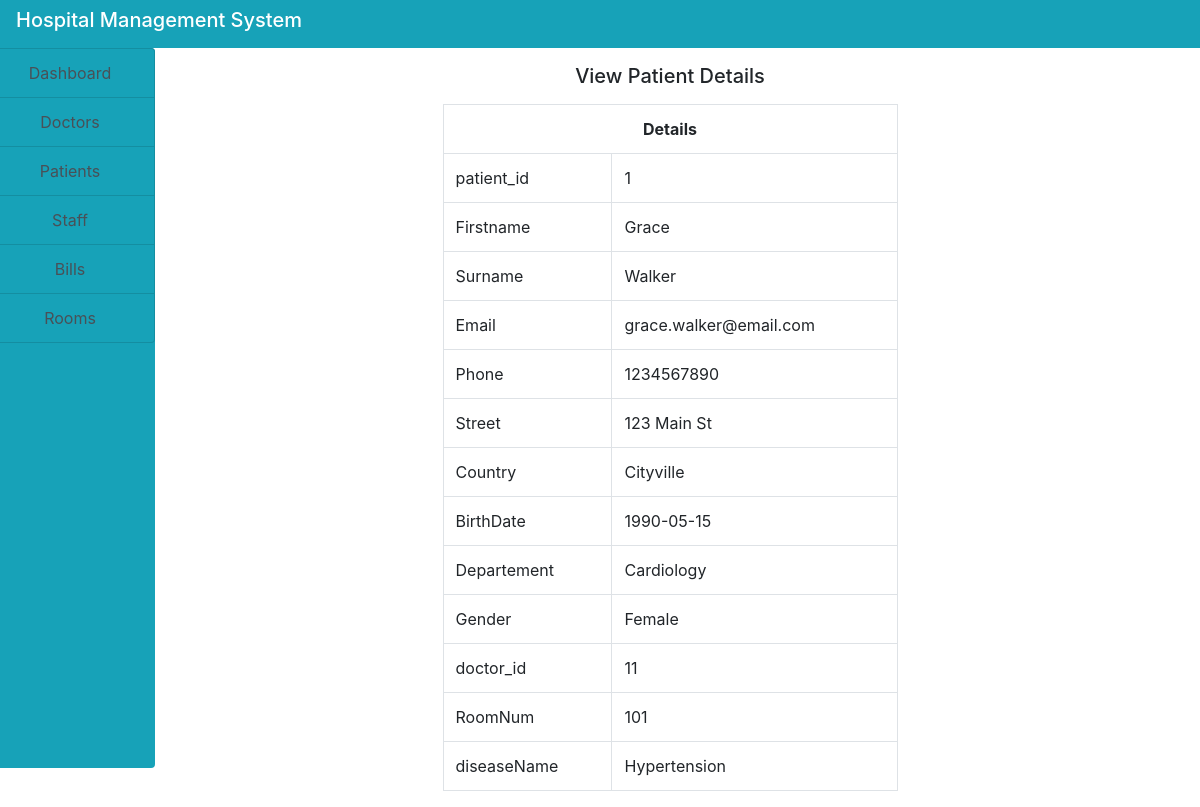
Screenshot of /admin/view.php?id=1 with the database file from the repository.
### tables this page shows
CREATE TABLE `patient` (
  `patient_id` int(11) NOT NULL,
  `FirstName` varchar(20) DEFAULT NULL,
  `LastName` varchar(20) DEFAULT NULL,
  `Email` varchar(50) DEFAULT NULL,
  `Phone` int(11) DEFAULT NULL,
  `Street` varchar(50) DEFAULT NULL,
  `City` varchar(50) DEFAULT NULL,
  `BirthDate` date DEFAULT NULL,
  `Departement` varchar(50) DEFAULT NULL,
  `Gender` varchar(20) DEFAULT NULL,
  `doctor_id` int(11) DEFAULT NULL,
  `RoomNum` int(11) DEFAULT NULL
);

CREATE TABLE `disease` (
  `DiseaseID` int(11) NOT NULL,
  `diseaseName` varchar(50) DEFAULT NULL
);

### admin/view.php (the view, shortened to what this page needs)
<!DOCTYPE html>
<html>
<head>
</head>
<body>
<?php
    include("../include/header.php");
    include("../include/connection.php");
?>
  <div class="col-fluid">
       <div class="col-md-12">
            <div class="row">
                 <div class="col-md-2" style="margin-left: -30px">
                     <?php
                         include("sidenav.php");
                     ?>
                 </div>
                 <div class="col-md-10">
                       <h5 class="text-center my-3">View Patient Details</h5>
                     <?php
                       if (isset($_GET['id'])){
                           $id = $_GET['id'];
                           $query = "SELECT * FROM patient WHERE patient_id='$id'";
                           $query2="SELECT b.patientID ,c.diseaseName FROM patientdisease b
                           join disease c on b.diseaseID=c.DiseaseID;";
                           $res = mysqli_query($con,$query);
                           $res2=mysqli_query($con,$query2);
                           $row = mysqli_fetch_array($res);
                           $row2=mysqli_fetch_array($res2);
                       }
                     ?>
                     <div class="col-md-12">
                          <div class="row">
                              <div class="col-md-3">
                              </div>
                              <div class="col-md-6">
                                  <table class="table table-bordered">
                                        <tr>
                                            <th class="text-center" colspan="2">Details</th>
                                        </tr>
                                        <tr>
                                           <td>patient_id</td>
                                          <td><?php echo $row['patient_id']?></td>
                                      </tr>
                                      <tr>
                                           <td>Firstname</td>
                                          <td><?php echo $row['FirstName']?></td>
                                      </tr>
                                      <tr>
                                          <td>Surname</td>
                                          <td><?php echo $row['LastName']?></td>
                                      </tr>
                                      <tr>
                                          <td>Email</td>
                                          <td><?php echo $row['Email']?></td>
                                      </tr>
                                      <tr>
                                          <td>Phone</td>
                                          <td><?php echo $row['Phone']?></td>
                                      </tr>
                                      <tr>
                                          <td>Street</td>
                                          <td><?php echo $row['Street']?></td>
                                      </tr>
                                      <tr>
                                          <td>Country</td>
                                          <td><?php echo $row['City']?></td>
                                      </tr>
                                      <tr>
                                          <td>BirthDate</td>
                                          <td><?php echo $row['BirthDate']?></td>
                                      </tr>
                                      <tr>
                                          <td>Departement</td>
                                          <td><?php echo $row['Departement']?></td>
                                      </tr>
                                      <tr>
                                          <td>Gender</td>
                                          <td><?php echo $row['Gender']?></td>
                                      </tr>
                                      <tr>
                                          <td>doctor_id</td>
                                          <td><?php echo $row['doctor_id']?></td>
                                      </tr>
                                      <tr>
                                          <td>RoomNum</td>
                                          <td><?php echo $row['RoomNum']?></td>
                                      </tr>
                                      <tr>
                                          <td>diseaseName</td>
                                          <td><?php echo $row2['diseaseName']?></td>
                                      </tr>
                                  </table>
                              </div>
                          </div>
                     </div>
                 </div>
            </div>
       </div>
  </div>
</body>
</html>

### rows the page displays
patient: patient_id "1", FirstName "Grace", LastName "Walker", Email "grace.walker@email.com", Phone "1234567890", Street "123 Main St", City "Cityville", BirthDate "1990-05-15", Departement "Cardiology", Gender "Female", doctor "11", RoomNum "101"
disease: diseaseName "Hypertension"
